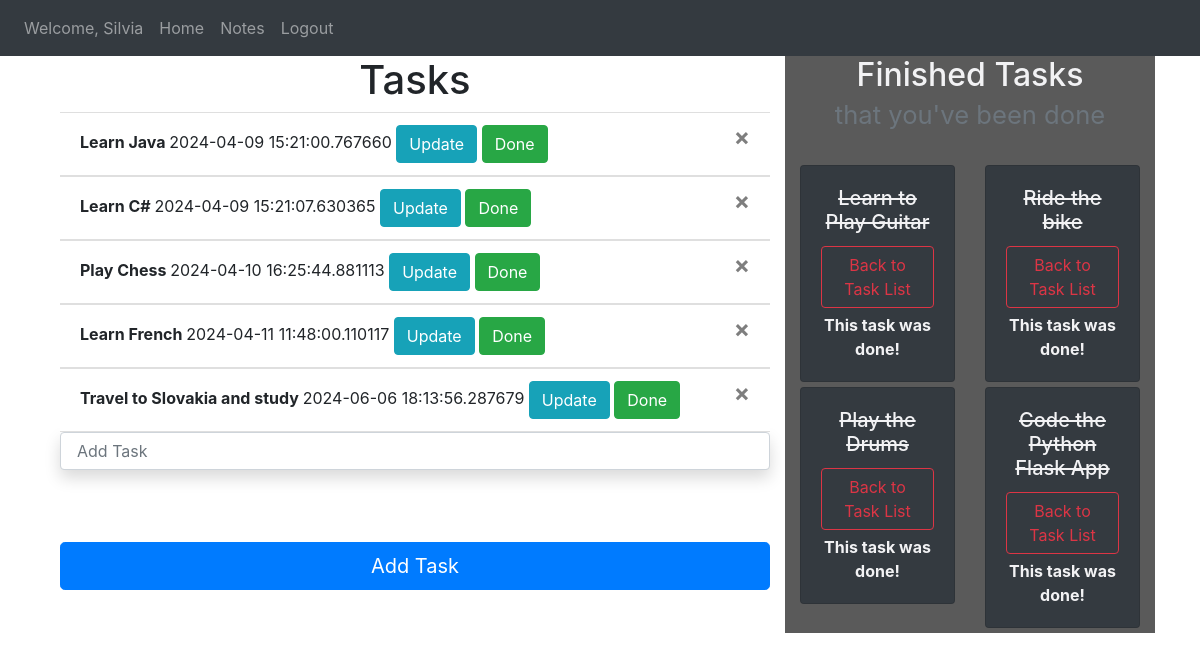
/welcome (signed in), run on the app's committed database.
### website/module.py (models this page shows, shortened)
class User(db.Model, UserMixin):
    id = db.Column(db.Integer, primary_key=True, nullable=False)
    email = db.Column(db.String(30), unique=True, nullable=False)
    password = db.Column(db.String(30),nullable=False)
    first_name = db.Column(db.String(40), nullable=False)
    notes = db.relationship('Note', backref='notes_owner', lazy=True)

class Note(db.Model):
    id = db.Column(db.Integer, primary_key=True, nullable=False)
    data = db.Column(db.String(50))
    date = db.Column(db.DateTime, default=datetime.utcnow)
    user_id = db.Column(db.Integer, db.ForeignKey('user.id')) # owner of notes
    done = db.Column(db.Boolean, default=False)
    @property
    def get_is_done(self):
        return self.done

### website/views.py (the view, shortened to what this page needs)
@views.route('/welcome', methods=['GET','POST'])
@login_required
def home(): #notes home page
    create_task = CreateNotes()
    update_task = UpdateNotes()
    finished_task = FinishedNotes()
    back_to_task = BackToTask()
    tasks = Note.query.filter_by(user_id=current_user.id,done=False) # user_id=current_user.id
    if tasks.count() < 1 :
        flash("Congratulations! You've done all tasks!",category='success')
    done_tasks = Note.query.filter_by(user_id=current_user.id,done=True)
    if done_tasks.count() < 1:
        flash("You didn't start to do your tasks! Let's get started!",category='warning')
    return render_template("home.html",
                            user=current_user,
                            create_task=create_task ,
                            update_task=update_task,
                            finished_task=finished_task,
                            tasks=tasks, #return list
                            done_tasks=done_tasks, #return list
                            back_to_task=back_to_task)

### website/form.py
class CreateNotes(FlaskForm):
    note = StringField(validators=[Length(min=2,max=50), DataRequired()])
    submit = SubmitField(label="Add Task")

class UpdateNotes(FlaskForm):
    updated_data = StringField(label="Update Task", validators=[Length(min=2,max=60)])
    submit = SubmitField(label='Update')

### website/__init__.py (called while the page is built)
def create_app():
    app = Flask(__name__)
    app.config.from_object("config")
    app.app_context().push()
    db.init_app(app)
    from .views import views # <=> from website import views
    from .auth import auth
    app.register_blueprint(views, url_prefix='/')
    app.register_blueprint(auth, url_prefix='/') # before you call url you must type /auth/..
    from .module import User
    login_manager.login_view = 'auth.login' # if you arent logged in where to go...
    login_manager.login_message_category = "info"
    login_manager.init_app(app)
    @login_manager.user_loader
    def load_user(id):
        return User.query.get(int(id))
    migrate.init_app(app,db)
    app.register_blueprint(blueprint=blueprint)
    ma.init_app(app)
    return app

### website/templates/home.html (shortened to what this page needs)
{% extends 'base.html' %}
{% block content %}
<div class="container">
   <div class="row">
      <div class="col-8">
         <h1 class="h1" style="text-align: center;">Tasks</h1>
         <ul class="list-group list-group-flush" id="notes">
            {% for note in tasks %}
            <li class="list-group-item">
               <span style="font-weight: bold;">
               {{note.data}}
               </span>
               {{note.date}}
               <button class="btn btn-outline btn-info" data-toggle="modal" data-target="#Modal-MoreInfo-{{note.id}}">Update</button>
               <button class="btn btn-outline btn-success" data-toggle="modal" data-target="#Modal-DoneInfo-{{note.id}}">Done</button>
               <button type="button" class="close" onclick="deleteNote({{note.id}})" data-toggle="tooltip" data-placement="bottom" title="Delete">
               <span aria-hidden="true" >&times;</span>
               </button>
            </li>
            {% endfor %}
         </ul>
         <form action="" method="POST" class="form-signin">
            {{ create_task.note(class="form-control shadow p-3 mb-5 bg-white rounded", placeholder="Add Task") }}
            <br>
            {{create_task.submit(class="btn btn-primary btn-lg btn-block")}}
         </form>
      </div>
      <div class="col-4">
         <h2 class="h2" style="text-align: center;">
            Finished Tasks
            <br>
            <small class="text-muted">that you've been done</small>
         </h2>
         <br>
         <div class="row">
            {% for done_task in done_tasks %}
            <div class="col-md-6">
               <div style="margin-bottom: 5px" class="card text-center bg-dark">
                  <div class="card-body">
                     <h5 class="card-title" id="was_done">{{ done_task.data }}</h5>
                     <button type="button" class="btn btn-outline-danger" style="margin-bottom: 5px"
                        data-toggle="modal" data-target="#Modal-BackToTask-{{ done_task.id }}">
                     Back to Task List
                     </button>
                     <p class="card-text"><strong>
                        This task was done!
                        </strong>
                     </p>
                  </div>
               </div>
            </div>
            {% endfor %}
         </div>
      </div>
   </div>
</div>
</div>
{% endblock %}

### website/templates/base.html (shortened to what this page needs)
<!DOCTYPE html>
<html lang="en">
<head>
    <link
    rel="stylesheet"
    href="https://stackpath.bootstrapcdn.com/bootstrap/4.4.1/css/bootstrap.min.css"
    />
    <link
    rel="stylesheet"
    href="https://stackpath.bootstrapcdn.com/font-awesome/4.7.0/css/font-awesome.min.css"
    />
    <link rel="stylesheet" href="{{url_for('static',filename='style.css')}}">
</head>
<body>
    <nav class="navbar navbar-expand-lg navbar-dark bg-dark">
        <div class="collapse navbar-collapse" id="navbar">
            <div class="navbar-nav">
              {% if user.is_authenticated %}
                <li class="nav-item">
                  <a class="nav-link" >Welcome, {{current_user.first_name}}</a>
                 </li>
                <a class="nav-item nav-link" id="home" href="{{url_for('views.index_page')}}">Home</a>
                <a class="nav-item nav-link" id="notes" href="{{url_for('views.home')}}">Notes</a>
                <div id="left-logout">
                  <a class="nav-item nav-link" id="logout" href="{{url_for('auth.logout')}}">Logout</a>
                </div>
              {% else %}
               <a class="nav-item nav-link" id="login" href="{{url_for('auth.login')}}">Login</a>
               <a class="nav-item nav-link" id="signUp" href="{{url_for('auth.sign_up')}}">Sign Up</a>
               <a class="nav-item nav-link" id="notes" href="{{url_for('views.index_page')}}">Notes</a>
              {% endif%}
            </div>
        </div>
    </nav>
    <div class="container">
        {% block content %} {% endblock %}
</body>
</html>

### website/static/style.css (style rules this page uses)
#left-logout { float: right; }
.col-4 { background-color: rgb(90, 90, 90); color:rgb(242, 242, 244); }
#was_done { text-decoration: line-through; }
small { color: rgb(215, 250, 251); }

### data on the page
User: first_name "Silvia"
Note: data "Learn Java", date "2024-04-09 15:21:00.767660"
Note: data "Learn C#", date "2024-04-09 15:21:07.630365"
Note: data "Play Chess", date "2024-04-10 16:25:44.881113"
Note: data "Learn French", date "2024-04-11 11:48:00.110117"
Note: data "Travel to Slovakia and study", date "2024-06-06 18:13:56.287679"
Note: data "Learn to Play Guitar"
Note: data "Ride the bike"
Note: data "Play the Drums"
Note: data "Code the Python Flask App"
